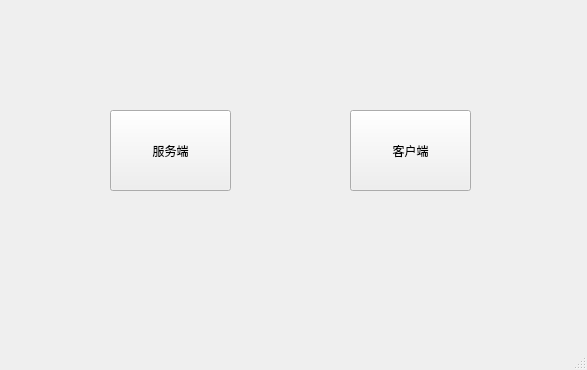
<?xml version="1.0" encoding="UTF-8"?>
<ui version="4.0">
 <class>MainWindow</class>
 <widget class="QMainWindow" name="MainWindow">
  <property name="geometry">
   <rect>
    <x>0</x>
    <y>0</y>
    <width>587</width>
    <height>370</height>
   </rect>
  </property>
  <property name="windowTitle">
   <string>MainWindow</string>
  </property>
  <widget class="QWidget" name="centralwidget">
   <widget class="QPushButton" name="server_button">
    <property name="geometry">
     <rect>
      <x>110</x>
      <y>110</y>
      <width>121</width>
      <height>81</height>
     </rect>
    </property>
    <property name="text">
     <string>服务端</string>
    </property>
   </widget>
   <widget class="QPushButton" name="client_button">
    <property name="geometry">
     <rect>
      <x>350</x>
      <y>110</y>
      <width>121</width>
      <height>81</height>
     </rect>
    </property>
    <property name="text">
     <string>客户端</string>
    </property>
   </widget>
  </widget>
  <widget class="QMenuBar" name="menubar">
   <property name="geometry">
    <rect>
     <x>0</x>
     <y>0</y>
     <width>587</width>
     <height>22</height>
    </rect>
   </property>
  </widget>
  <widget class="QStatusBar" name="statusbar"/>
 </widget>
 <resources/>
 <connections/>
</ui>
